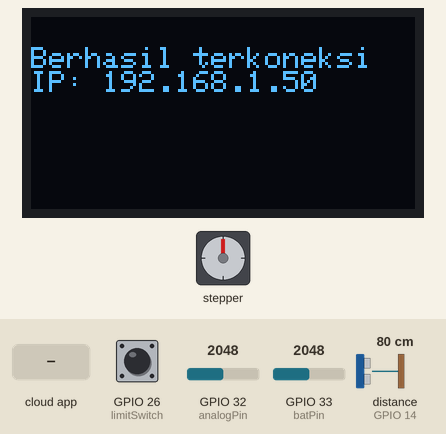
Simulated run of this sketch. Board: ESP32. Parts: stepper motor, 128×64 one-colour display. Wiring (inferred from the names in the program): ultrasonic range finder: trigger GPIO 12; echo GPIO 14; stepper motor driver (200 steps per turn assumed): step GPIO 4; direction GPIO 2. The inputs (shaded band) are chosen by the test bench; at power-on: distance to the obstacle (sensor on GPIO 14) 80 cm, GPIO 33 (batPin) = 2048, GPIO 26 (limitSwitch) HIGH, GPIO 32 (analogPin) = 2048. The echo pulse lasts 58.3 µs per cm; WiFi joins after 1.5 s; servers stay silent unless stated; the Firebase database answers and starts empty; what the sketch prints to the serial monitor is not drawn.

Above: at 3.8 s.
At 11.3 s:
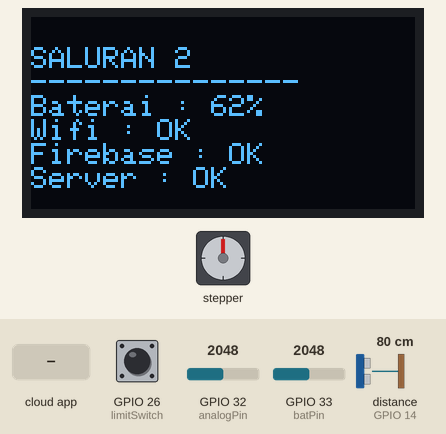
11.4 s: the phone or cloud app sets buka_pintu_air to 1
At 14.7 s:
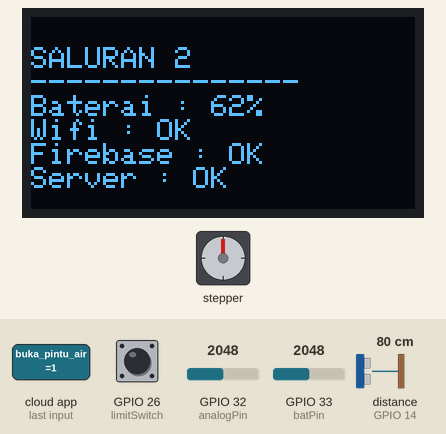
19.1 s: the phone or cloud app sets mode_pintu_air to 1
26.8 s: distance to the obstacle (sensor on GPIO 14) set to 299 cm
34.5 s: the phone or cloud app sets buka_pintu_air to 0
42.2 s: the phone or cloud app sets mode_pintu_air to 0
49.9 s: GPIO 33 (batPin) set to 2866
At 55.2 s:
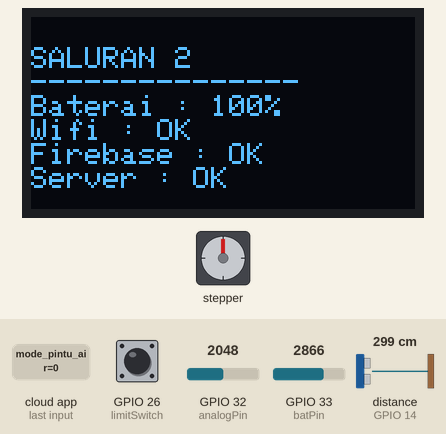
Timing chart, 0 to 105.1 s (numbered marks = the images above; inputs shaded):
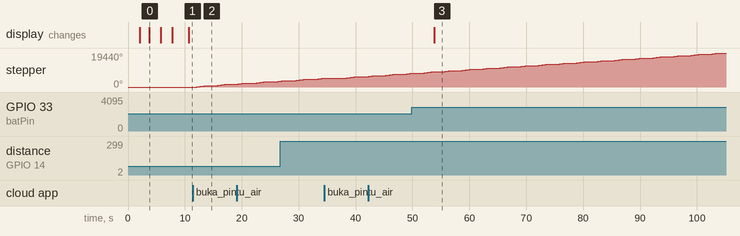

The sketch:

Program_Pintu_Air_IoT_V2.ino
```cpp
/*
 * ------------------------------------------------------
 * Program Pintu Air Otomatis berbasis IoT - Tugas Akhir
 * ------------------------------------------------------
 * Nama   : Sofyan Rudiana Syamsi
 * NIM    : 191311030
 * Prodi  : D3 Teknik Elektronika
 * POLITEKNIK NEGERI BANDUNG - TAHUN 2022
 * ------------------------------------------------------
 */

// Library yang diperlukan
#include <WiFi.h>
#include <FirebaseESP32.h>
#include <HTTPClient.h>
#include <Wire.h>
#include <Adafruit_GFX.h>
#include <Adafruit_SSD1306.h>

// Provide the token generation process info.
#include <addons/TokenHelper.h>

// Provide the RTDB payload printing info and other helper functions.
#include <addons/RTDBHelper.h>

#define SCREEN_WIDTH 128 // OLED display width, in pixels
#define SCREEN_HEIGHT 64 // OLED display height, in pixels

// Declaration for an SSD1306 display connected to I2C (SDA, SCL pins)
#define OLED_RESET     -1 // Reset pin # (or -1 if sharing Arduino reset pin)
#define SCREEN_ADDRESS 0x3C ///< See datasheet for Address; 0x3D for 128x64, 0x3C for 128x32
Adafruit_SSD1306 display(SCREEN_WIDTH, SCREEN_HEIGHT, &Wire, OLED_RESET);

// Nomer Saluran Air
#define nomerSaluran 2

// Definisi Autentikasi Wifi
#define WIFI_SSID "Kdevz"
#define WIFI_PASSWORD "15022001"

// Definisi Autentikasi Firebase
#define DATABASE_URL "pintu-air-otomatis-iot-29db0-default-rtdb.firebaseio.com"
#define API_KEY "AIzaSyCvfN0mZdodt3ewGdN1ERucsktNo-FlsmM"

// Deklarasi Firebase Data Object
FirebaseData fbdo;

FirebaseAuth auth;
FirebaseConfig config;
bool signupOK = false;

// Deklarasi Variabel Millis
unsigned long timeElapsed = 0;
unsigned long timeDatabase = 0;

// Deklarasi Variabel Path Firebase
String pathSaluran = "/saluran_" + String(nomerSaluran);
String pathMonitoring = pathSaluran + "/monitoring";
String pathKontrol = pathSaluran + "/kontrol";

// Deklarasi Variabel Host untuk Server
const char* server = "pintu-air.kdevz.net";
const int httpPort = 80;
const char* restAPI = "https://pintu-air.kdevz.net/api/kirim-data.php";
const char* apiKey = "Ny3BqnerHgnYBgs3mv6ADd4pnqPeXNfG";
WiFiClient client;

// Deklarasi Variabel Baterai Monitoring
int batPin  = 33;        // Pin D33 ESP32
int sensorBaterai;
float voltage;
int batPersentase;
float kalBaterai;

// Deklarasi Variabel Pembacaan Sensor Ultrasonik
const int trigPin = 12; // Pin D12 ESP32
const int echoPin = 14; // Pin D14 ESP32
const int jarakSensor = 38.5;
long durasi;
float jarak;
float jarakKonversi;
float tinggiAir;

// Deklarasi Variabel Pembacaan Sensor Kelembaban Tanah
const int analogPin = 32; // Pin D32 ESP32
int analogInput;
float kelembabanTanah;

// Deklarasi Pin Motor Stepper (Pintu Air)
const int dirPin = 2;    // Pin D2 ESP32
const int stepPin = 4;   // Pin D4 ESP32

// Deklarasi Variabel Limit Switch
const int limitSwitch = 26; // Pin D26 ESP32
int Button = 0;
int kondisiPintuAir = 0;

// Deklarasi Variabel Pintu Air Firebase
int modePintuAir = 0;
int bukatutupPintuAir = 0;
int saveDatabase = 0;
int batasLevelAir = 0;
int batasKelembabanTanah = 0;

void setup() {
  // Setup
  Serial.begin(115200);
  initDisplay();
  initWifi();
  initFirebase();
  initServer();

  // Inisialisasi Input dan Output
  pinMode(batPin, INPUT);
  pinMode(trigPin, OUTPUT);
  pinMode(echoPin, INPUT_PULLUP);
  pinMode(analogPin, INPUT);
  pinMode(dirPin, OUTPUT);
  pinMode(stepPin, OUTPUT);
  pinMode(limitSwitch, INPUT_PULLUP);
}

void loop() {
  // Melakukan Autentikasi ke Jaringan WiFi kembali saat jaringan terputus
  if (WiFi.status() != WL_CONNECTED) {
    initWifi();
    initFirebase();
    initServer();
  }

  // Membaca data setiap selang waktu 3000ms
  if (millis() - timeElapsed >= 3000 || timeElapsed == 0) {
      timeElapsed = millis();

      // Membaca Kondisi Pintu Air
      readPintuAir();

      // Membaca Status Baterai
      readBattery();

      // Membaca Data Sensor Ultrasonik
      readUltrasonik();

      // Membaca Data Sensor Kelembaban Tanah
      readMoisture();
  }

  // Mencetak Hasil Pembacaan Sensor pada Serial Monitor
  Serial.println("--------------------------------");
  Serial.println("Saluran " + String(nomerSaluran));
  Serial.println("--------------------------------");
  Serial.print("Kondisi Pintu Air : ");
  Serial.println(kondisiPintuAir);
  Serial.print("Baterai Status : ");
  Serial.print(batPersentase);
  Serial.println("%");
  Serial.print("Level Air : ");
  Serial.print(tinggiAir);
  Serial.println(" cm");
  Serial.print("Kelembaban Tanah : ");
  Serial.print(kelembabanTanah);
  Serial.println(" %");

  // Mengecek koneksi Firebase
  if (Firebase.ready() && signupOK == true) {

    // Mengirim Data Pembacaan Kondisi Pintu Air ke Firebase
    if (kondisiPintuAir == 1) {
      if (Firebase.RTDB.setInt(&fbdo, pathMonitoring + "/kondisi_pintu_air", 1)) {
        Serial.println("Data Pintu Air Terkirim");
      } else {
        Serial.println(fbdo.errorReason());
      }
    } else {
      if (Firebase.RTDB.setInt(&fbdo, pathMonitoring + "/kondisi_pintu_air", 0)) {
        Serial.println("Data Pintu Air Terkirim");
      } else {
        Serial.println(fbdo.errorReason());
      }
    }

    // Mengirim Data Pembacaan Baterai ke Firebase
    if (Firebase.RTDB.setInt(&fbdo, pathMonitoring + "/baterai_status", batPersentase)) {
      Serial.println("Data Baterai Terkirim");
    } else {
      Serial.println(fbdo.errorReason());
    }

    // Mengirim Data Pembacaan Sensor Ultrasonik ke Firebase
    if (Firebase.RTDB.setFloat(&fbdo, pathMonitoring + "/sensor_level_air", tinggiAir)) {
      Serial.println("Data Sensor Ultrasonik Terkirim");
    } else {
      Serial.println(fbdo.errorReason());
    }

    // Mengirim Data Pembacaan Sensor Kelembaban Tanah ke Firebase
    if (Firebase.RTDB.setFloat(&fbdo, pathMonitoring + "/sensor_kelembaban_tanah", kelembabanTanah)) {
      Serial.println("Data Sensor Kelembaban Tanah Terkirim");
    } else {
      Serial.println(fbdo.errorReason());
    }

    // Mencetak Hasil Pembacaan dari Firebase pada Serial Monitor
    Serial.println("--------------------------------");
    Serial.println("Data Kontrol Firebase");
    Serial.println("--------------------------------");

    // Mengambil Data Mode Pintu Air dari Firebase
    if (Firebase.RTDB.getInt(&fbdo, pathKontrol + "/mode_pintu_air")) {
      if (fbdo.dataType() == "int") {
        modePintuAir = fbdo.intData();
        Serial.print("Mode Pintu Air : ");
        Serial.println(modePintuAir);
      }
    } else {
      Serial.println(fbdo.errorReason());
    }

    // Mengambil Data Batas Level Air dari Firebase
    if (Firebase.RTDB.getInt(&fbdo, pathKontrol + "/batas_level_air")) {
      if (fbdo.dataType() == "int") {
        batasLevelAir = fbdo.intData();
        Serial.print("Batas Level Air : ");
        Serial.println(batasLevelAir);
      }
    } else {
      Serial.println(fbdo.errorReason());
    }

    // Mengambil Data Batas Kelembaban Tanah dari Firebase
    if (Firebase.RTDB.getInt(&fbdo, pathKontrol + "/batas_kelembaban_tanah")) {
      if (fbdo.dataType() == "int") {
        batasKelembabanTanah = fbdo.intData();
        Serial.print("Batas Kelembaban Tanah : ");
        Serial.println(batasKelembabanTanah);
      }
    } else {
      Serial.println(fbdo.errorReason());
    }

    // Mengambil Status Save ke Database MySQL dari Firebase
    if (Firebase.RTDB.getInt(&fbdo, pathKontrol + "/save_database")) {
      if (fbdo.dataType() == "int") {
        saveDatabase = fbdo.intData();
        Serial.print("Save Database : ");
        Serial.println(saveDatabase);
      }
    } else {
      Serial.println(fbdo.errorReason());
    }

    // Menjalankan Fungsi Kontrol Pintu Air Otomatis
    autoPintuAir();

    // Mengambil Data Buka Tutup Pintu Air dari Firebase
    if (Firebase.RTDB.getInt(&fbdo, pathKontrol + "/buka_pintu_air")) {
      if (fbdo.dataType() == "int") {
        bukatutupPintuAir = fbdo.intData();
        Serial.print("Buka/Tutup : ");
        Serial.println(bukatutupPintuAir);
      }
    } else {
      Serial.println(fbdo.errorReason());
    }
    Serial.println("--------------------------------");

    // Menjalankan Fungsi Buka Tutup Pintu Air
    kontrolPintuAir();

    // Mengirim Data ke Database MySQL
    if (millis() - timeDatabase >= 60000 || timeDatabase == 0) {
      timeDatabase = millis();
      if (saveDatabase == 1) {
        sendDatabase();
      }
    }
    Serial.println();
  }
  // Display Monitoring
  displayMonitor();
}

// Fungsi Inisialisasi Display OLED
void initDisplay() {
  if(!display.begin(SSD1306_SWITCHCAPVCC, SCREEN_ADDRESS)) {
    Serial.println(F("SSD1306 allocation failed"));
    for(;;);
  }
  delay(2000);
  display.clearDisplay();
  display.setTextSize(1);
  display.setTextColor(WHITE);
  display.setCursor(0, 10);
  // Display static text
  display.println("Initializing System");
  display.display();
}

// Fungsi Reset Display
void resetDisplay() {
  display.clearDisplay();
  display.setTextSize(1);
  display.setTextColor(WHITE);
  display.setCursor(0, 10);
}

// Fungsi Inisialisasi WiFi
void initWifi() {
  // Melakukan Autentikasi ke Jaringan WiFi
  WiFi.begin(WIFI_SSID, WIFI_PASSWORD);
  Serial.println("Menghubungkan ke jaringan Wifi");
  while (WiFi.status() != WL_CONNECTED) {
    Serial.print(".");
    // Display OLED
    resetDisplay();
    display.println("Menghubungkan ke Wifi...");
    display.display();
    delay(300);
  }
  Serial.println();
  Serial.println("Berhasil terkoneksi ke " + (String)WIFI_SSID);
  Serial.print("Dengan IP: ");
  Serial.println(WiFi.localIP());
  // Display OLED
  resetDisplay();
  display.println("Berhasil terkoneksi");
  display.print("IP: ");
  display.println(WiFi.localIP());
  display.display();
  delay(2000);
}

// Fungsi Inisialisai Firebase
void initFirebase() {
  // Assign the api key (required)
  config.api_key = API_KEY;
  // Assign the RTDB URL (required)
  config.database_url = DATABASE_URL;
  // Melakukan Sign Up
  if (Firebase.signUp(&config, &auth, "", "")){
    signupOK = true;
  }
  else{
    Serial.printf("%s\n", config.signer.signupError.message.c_str());
  }
  // Assign the callback function for the long running token generation task
  config.token_status_callback = tokenStatusCallback; //see addons/TokenHelper.h
  // Melakukan Authentication ke Firebase
  Serial.println("Menghubungkan ke Firebase...");
  // Display OLED
  resetDisplay();
  display.println("Menghubungkan ke Firebase...");
  display.display();
  Firebase.begin(&config, &auth);
  Firebase.reconnectWiFi(true);
  delay(2000);
}

void initServer() {
  // Display OLED
  resetDisplay();
  display.println("Menghubungkan ke Web Server...");
  display.display();
  // Test koneksi ke server
  if (!client.connect(server, httpPort)) {
    Serial.println("Gagal Terkoneksi ke web server");
    return;
  }
  delay(1000);
}

// Fungsi untuk Display Monitoring
void displayMonitor() {
  // Display OLED
  resetDisplay();
  display.println("SALURAN " + (String)nomerSaluran);
  display.println("---------------");
  display.println("Baterai : " + (String)batPersentase + "%");
  if (WiFi.status() != WL_CONNECTED) {
    display.println("Wifi Tidak Terhubung");
    display.display();
    return;
  } else {
    display.println("Wifi : OK");
  }
  if (Firebase.ready() && signupOK == true && Firebase.RTDB.getInt(&fbdo, pathMonitoring + "/kondisi_pintu_air")) {
    display.println("Firebase : OK");
  } else {
    display.println("Firebase : Failed");
  }
  if (!client.connect(server, httpPort)) {
    display.println("Server : Failed");
  } else {
    display.println("Server : OK");
  }
  display.display();
}

// Fungsi Kirim Data ke Database (HTTP Protocol => jadi agak lambat)
void sendDatabase() {
  // Jika terkoneksi ke server, maka kirim data
  HTTPClient http;
  http.begin(restAPI);
  http.addHeader("Content-Type", "application/x-www-form-urlencoded");
  String postData = (String)"api_key=" + apiKey + "&saluran=" + nomerSaluran + "&level_air=" + tinggiAir + "&kelembaban_tanah=" + kelembabanTanah + "&kondisi_pintu_air=" + kondisiPintuAir;
  auto httpCode = http.POST(postData);
  String payload = http.getString();
  Serial.print("Response: ");
  Serial.println(payload);
  http.end();
}

// Fungsi Konversi Voltage Battery ke Persentase
float mapfloat(float x, float in_min, float in_max, float out_min, float out_max)
{
  return (x - in_min) * (out_max - out_min) / (in_max - in_min) + out_min;
}

// Fungsi Baca Status Baterai
void readBattery() {
  // Membaca Kondisi Baterai
  if (nomerSaluran == 1){
    kalBaterai = 0.282; // Saluran 1
  } else if (nomerSaluran == 2){
    kalBaterai = 0.372; // Saluran 2
  }
  sensorBaterai = analogRead(batPin);
  voltage = (((sensorBaterai * 3.3) / 4095) * 2 + kalBaterai); // multiply by two as voltage divider network is 100K & 100K Resistor
  batPersentase = mapfloat(voltage, 2.8, 4.2, 0, 100); // 2.8V as Battery Cut off Voltage & 4.2V as Maximum Voltage
  if (batPersentase >= 100) {
    batPersentase = 100;
  }
  if (batPersentase <= 0) {
    batPersentase = 1;
  }
}

// Fungsi Baca Sensor Ultrasonik
void readUltrasonik() {
  // Mentrigger gelombang
  digitalWrite(trigPin, LOW);
  delayMicroseconds(5);
  digitalWrite(trigPin, HIGH);
  delayMicroseconds(20);
  digitalWrite(trigPin, LOW);
  // Menghitung waktu pantulan gelombang
  durasi = pulseIn(echoPin, HIGH);
  // Menghitung jarak berdasarkan waktu pantul gelombang
  jarak = durasi*0.034/2;
  // Mengkalibrasi jarak untuk range ketinggian 0-20 cm
  if (nomerSaluran == 1){
    // Saluran 1
    jarakKonversi = (jarak-jarakSensor)*(-1);
    tinggiAir = (1.005*jarakKonversi)-0.105;
  } else if (nomerSaluran == 2){
    // Saluran 2
    jarakKonversi = (jarak-jarakSensor)*(-1);
    tinggiAir = (1.056*jarakKonversi)-0.539;
  }
  // Membatasi pembacaan sensor untuk range ketinggian 0-20 cm
  if(tinggiAir < 0) {
    tinggiAir = 0;
  } else if (tinggiAir > 20) {
    tinggiAir = 20;
  }
}

// Fungsi Baca Sensor Kelembaban Tanah
void readMoisture() {
  // Membaca nilai input analog dari pin A0 sensor
  analogInput = analogRead(analogPin);
  // Mengkonversi nilai pembacaan sensor menjadi skala 1-10 (4095 = kering & 1000 = sangat basah)
  kelembabanTanah = map(analogInput, 4095, 1000, 1, 10);
  // Membatasi Pembacaan Sensor
  if (kelembabanTanah < 1){
    kelembabanTanah = 1;
  } else if (kelembabanTanah > 10) {
    kelembabanTanah = 10;
  }
}

// Fungsi Baca Kondisi Pintu Air
void readPintuAir() {
  // Membaca input dari Limit Switch
  Button = digitalRead(limitSwitch);
  if (Button == 1) {
    kondisiPintuAir = 1;
  } else {
    kondisiPintuAir = 0;
  }
}

// Fungsi Buka Pintu Air
void bukaPintuAir(int steps) {
  for (int i = 0; i < steps; i++) {
    digitalWrite(dirPin, HIGH);
    digitalWrite(stepPin, HIGH);
    delayMicroseconds(2000);
    digitalWrite(stepPin, LOW);
    delayMicroseconds(2000);
  }
}

// Fungsi Tutup Pintu Air
void tutupPintuAir(int steps) {
  for (int i = 0; i < steps; i++) {
    digitalWrite(dirPin, LOW);
    digitalWrite(stepPin, HIGH);
    delayMicroseconds(2000);
    digitalWrite(stepPin, LOW);
    delayMicroseconds(2000);
  }
}

// Fungsi Kontrol Pintu Air Otomatis
void autoPintuAir() {
  // Buka Tutup Pintu berdasarkan Mode Otomatis
  if (modePintuAir == 1) {
    // Otomatis berdasarkan level air
    if (tinggiAir <= batasLevelAir && kondisiPintuAir == 1) {
      if (Firebase.RTDB.setInt(&fbdo, pathKontrol + "/buka_pintu_air", 1)) {
        Serial.println("Data Kontrol Terkirim");
      } else {
        Serial.println(fbdo.errorReason());
      }
    } else if (tinggiAir > batasLevelAir && kondisiPintuAir == 0) {
      if (Firebase.RTDB.setInt(&fbdo, pathKontrol + "/buka_pintu_air", 0)) {
        Serial.println("Data Kontrol Terkirim");
      } else {
        Serial.println(fbdo.errorReason());
      }
    }
  } else if (modePintuAir == 2) {
    // Otomatis berdasarkan kelembaban tanah
    if (kelembabanTanah <= batasKelembabanTanah && kondisiPintuAir == 1) {
      if (Firebase.RTDB.setInt(&fbdo, pathKontrol + "/buka_pintu_air", 1)) {
        Serial.println("Data Kontrol Terkirim");
      } else {
        Serial.println(fbdo.errorReason());
      }
    } else if (kelembabanTanah > batasKelembabanTanah && kondisiPintuAir == 0) {
      if (Firebase.RTDB.setInt(&fbdo, pathKontrol + "/buka_pintu_air", 0)) {
        Serial.println("Data Kontrol Terkirim");
      } else {
        Serial.println(fbdo.errorReason());
      }
    }
  }
}

// Fungsi Kontrol Pintu Air
void kontrolPintuAir() {
  // Membuka dan Menutup Pintu Air sesuai Data dari Firebase
  if (bukatutupPintuAir == 1 && kondisiPintuAir == 1) {
    bukaPintuAir(400);
  } else if (bukatutupPintuAir == 0 && kondisiPintuAir == 0) {
    tutupPintuAir(400);
  }
}
```

Measured:
- after the input at 11.4 s, stepper: turns 720° clockwise in 1.6 s, then 720° clockwise in 1.6 s, then 136° clockwise in 0.30 s
- after the input at 49.9 s, the display: changes after 3.9 s (image 3)
- what the display in image 0 shows lasts 2.0 s, from 3.7 s to 5.7 s
